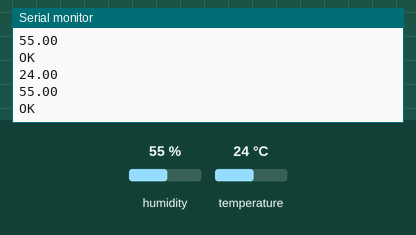
Simulated run of this sketch. Board: Arduino Uno, built with avr-gcc and run on an emulated ATmega328P. Parts: the last lines printed to the serial monitor. Inputs (shaded band) come from the test bench; at power-on: humidity 55 %, temperature 24 °C.

Above: at 4.8 s.
4.9 s: humidity set to 22 %
At 9.4 s:
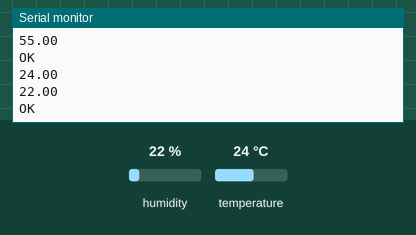
9.9 s: temperature set to 12 °C
At 12.7 s:
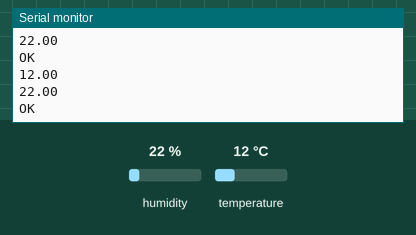
14.9 s: humidity set to 40 %
At 17.2 s:
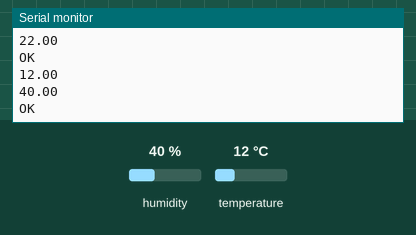
Timing chart, 0 to 18.7 s (numbered marks = the images above; inputs shaded):
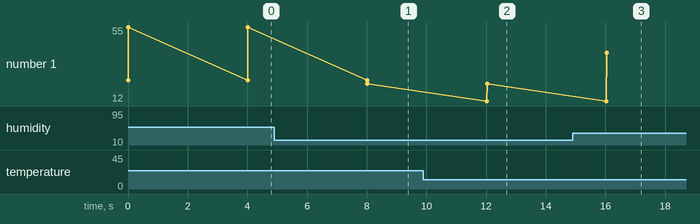

The sketch:

dht.ino
```cpp
// https://github.com/markruys/arduino-DHT

#include "DHT.h"

DHT dht;

void setup() {
  Serial.begin(9600);
  dht.setup(4);
}
void loop() {
  Serial.println(dht.getTemperature());
  Serial.println(dht.getHumidity());
  Serial.println(dht.getStatusString());
  delay(dht.getMinimumSamplingPeriod()*2);
}
```

Measured:
- after the input at 4.9 s, the serial monitor: prints a new line after 3.1 s (image 1)
- after the input at 9.9 s, the serial monitor: prints a new line after 2.1 s (image 2)
- after the input at 14.9 s, the serial monitor: prints a new line after 1.1 s (image 3)
- plotted number 1: 55 → 22 after the input at 4.9 s, 22 → 40 after the input at 14.9 s
